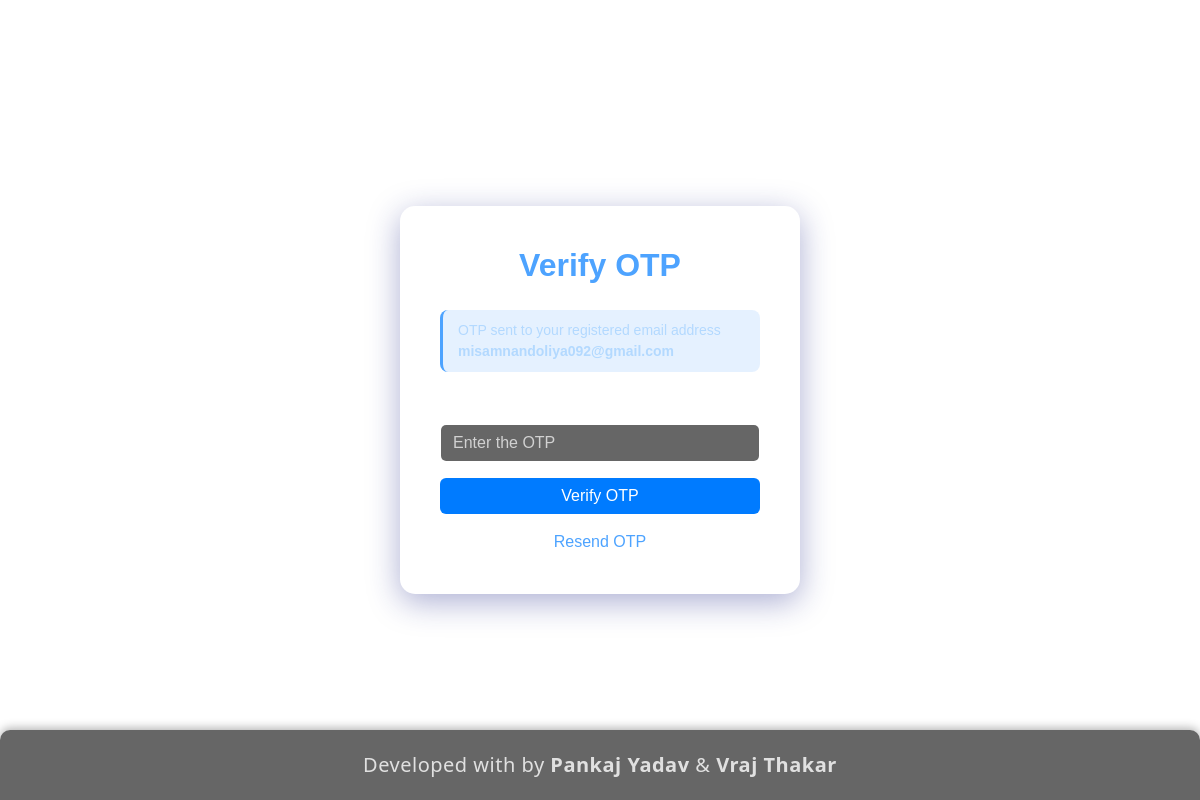
The app's page /MI/verify_otp.php (signed in), older data.
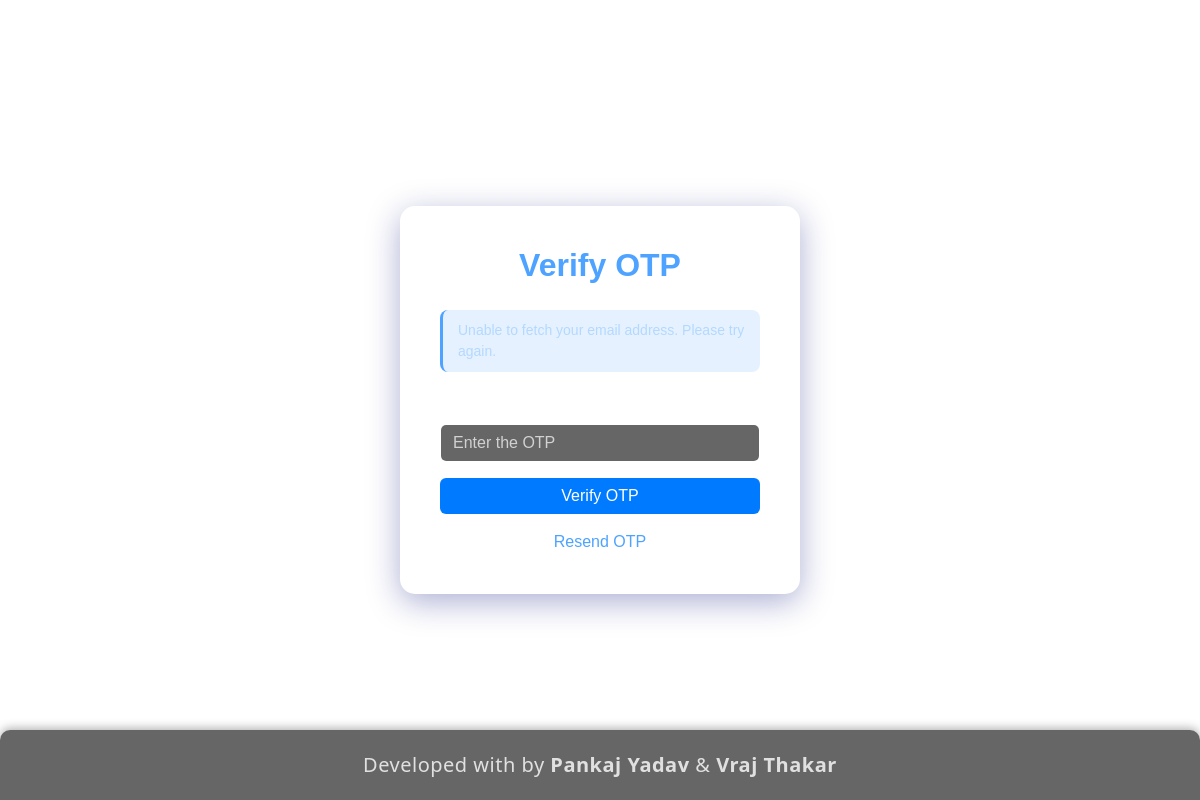
The same page, newer data.
### tables this page shows
CREATE TABLE `users_details` (
  `username` varchar(100) NOT NULL,
  `fullname` varchar(255) NOT NULL,
  `email` varchar(255) NOT NULL,
  `mobile_number` bigint(10) NOT NULL
);

### MI/verify_otp.php (the view, shortened to what this page needs)
<?php
include('../includes/dbconnection.php');
$email_message = "";
$username = $_SESSION['username'];
$sql = "SELECT email FROM users_details WHERE username = ?";
$stmt = $conn->prepare($sql);
$stmt->bind_param("s", $username);
$stmt->execute();
$result = $stmt->get_result();
if ($result && $result->num_rows > 0) {
    $row = $result->fetch_assoc();
    $email = $row['email'];
    $email_message = "OTP sent to your registered email address <b>$email</b>";
} else {
    $email_message = "Unable to fetch your email address. Please try again.";
}
?>
<!DOCTYPE html>
<html lang="en">
<head>
    <link href="https://cdn.jsdelivr.net/npm/bootstrap@5.3.3/dist/css/bootstrap.min.css" rel="stylesheet">
</head>
<body>
    <div class="login-box">
        <h2>Verify OTP</h2>
        <div class="info-message">
            <?= $email_message; ?>
        </div>
        <form method="POST">
            <div class="mb-3">
                <label class="form-label">Enter OTP</label>
                <input type="text" name="otp" class="form-control" placeholder="Enter the OTP" required>
            </div>
            <button type="submit" class="btn btn-primary">Verify OTP</button>
            <div class="text-center mt-3">
                <a href="forgot_password.php">Resend OTP</a>
            </div>
        </form>
    </div>
    <footer class="footer-credit">
    Developed with by <strong>Pankaj Yadav</strong> & <strong>Vraj Thakar</strong>
    </footer>
</body>
</html>

Row changes from the older to the newer data that the page shows:
removed users_details: email "misamnandoliya092@gmail.com"
Text that changed along with them:
$email_message: (not shown) → "Unable to fetch your email address. Please try again."
text no longer shown: "OTP sent to your registered email address"
